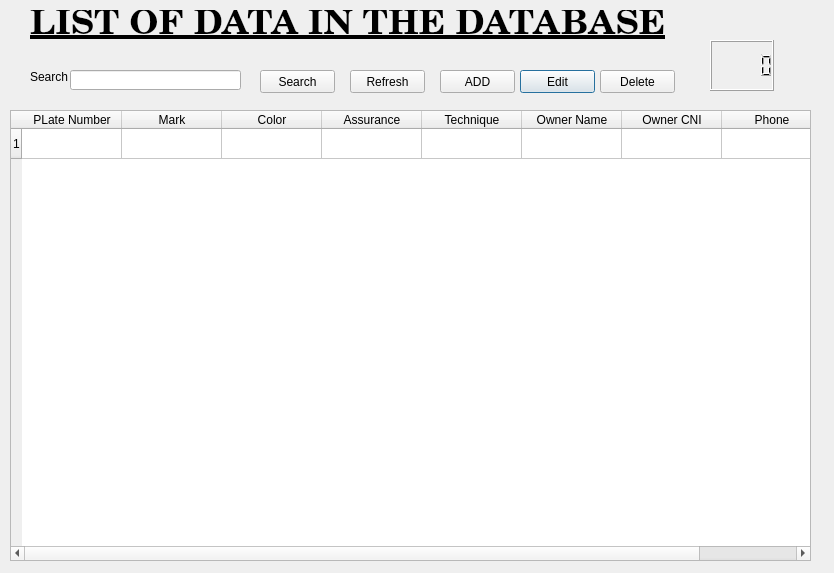
<?xml version="1.0" encoding="UTF-8"?>
<ui version="4.0">
 <class>list_dialog</class>
 <widget class="QDialog" name="list_dialog">
  <property name="geometry">
   <rect>
    <x>0</x>
    <y>0</y>
    <width>834</width>
    <height>573</height>
   </rect>
  </property>
  <property name="windowTitle">
   <string>LIST OF DATA</string>
  </property>
  <widget class="QTableWidget" name="tableWidget">
   <property name="geometry">
    <rect>
     <x>10</x>
     <y>110</y>
     <width>801</width>
     <height>451</height>
    </rect>
   </property>
   <row>
    <property name="text">
     <string>1</string>
    </property>
   </row>
   <column>
    <property name="text">
     <string>PLate Number</string>
    </property>
   </column>
   <column>
    <property name="text">
     <string>Mark</string>
    </property>
   </column>
   <column>
    <property name="text">
     <string>Color</string>
    </property>
   </column>
   <column>
    <property name="text">
     <string>Assurance</string>
    </property>
   </column>
   <column>
    <property name="text">
     <string>Technique</string>
    </property>
   </column>
   <column>
    <property name="text">
     <string>Owner Name</string>
    </property>
   </column>
   <column>
    <property name="text">
     <string>Owner CNI</string>
    </property>
   </column>
   <column>
    <property name="text">
     <string>Phone</string>
    </property>
   </column>
  </widget>
  <widget class="QPushButton" name="edit_button">
   <property name="geometry">
    <rect>
     <x>520</x>
     <y>70</y>
     <width>75</width>
     <height>23</height>
    </rect>
   </property>
   <property name="text">
    <string>Edit</string>
   </property>
  </widget>
  <widget class="QLabel" name="label_9">
   <property name="geometry">
    <rect>
     <x>30</x>
     <y>10</y>
     <width>641</width>
     <height>31</height>
    </rect>
   </property>
   <property name="font">
    <font>
     <family>Century Schoolbook</family>
     <pointsize>26</pointsize>
     <weight>75</weight>
     <bold>true</bold>
     <underline>true</underline>
    </font>
   </property>
   <property name="text">
    <string>LIST OF DATA IN THE DATABASE</string>
   </property>
  </widget>
  <widget class="QLabel" name="label">
   <property name="geometry">
    <rect>
     <x>30</x>
     <y>70</y>
     <width>47</width>
     <height>13</height>
    </rect>
   </property>
   <property name="text">
    <string>Search</string>
   </property>
  </widget>
  <widget class="QLineEdit" name="lineEdit">
   <property name="geometry">
    <rect>
     <x>70</x>
     <y>70</y>
     <width>171</width>
     <height>20</height>
    </rect>
   </property>
  </widget>
  <widget class="QPushButton" name="add_button">
   <property name="geometry">
    <rect>
     <x>440</x>
     <y>70</y>
     <width>75</width>
     <height>23</height>
    </rect>
   </property>
   <property name="text">
    <string>ADD</string>
   </property>
  </widget>
  <widget class="QPushButton" name="delete_button">
   <property name="geometry">
    <rect>
     <x>600</x>
     <y>70</y>
     <width>75</width>
     <height>23</height>
    </rect>
   </property>
   <property name="text">
    <string>Delete</string>
   </property>
  </widget>
  <widget class="QLCDNumber" name="lcdNumber">
   <property name="geometry">
    <rect>
     <x>710</x>
     <y>40</y>
     <width>64</width>
     <height>51</height>
    </rect>
   </property>
   <property name="font">
    <font>
     <weight>75</weight>
     <bold>true</bold>
    </font>
   </property>
  </widget>
  <widget class="QPushButton" name="refresh_button">
   <property name="geometry">
    <rect>
     <x>350</x>
     <y>70</y>
     <width>75</width>
     <height>23</height>
    </rect>
   </property>
   <property name="text">
    <string>Refresh</string>
   </property>
   <property name="icon">
    <iconset>
     <normaloff>.</normaloff>.</iconset>
   </property>
   <property name="shortcut">
    <string/>
   </property>
  </widget>
  <widget class="QPushButton" name="search_button">
   <property name="geometry">
    <rect>
     <x>260</x>
     <y>70</y>
     <width>75</width>
     <height>23</height>
    </rect>
   </property>
   <property name="text">
    <string>Search</string>
   </property>
  </widget>
 </widget>
 <resources/>
 <connections/>
</ui>
